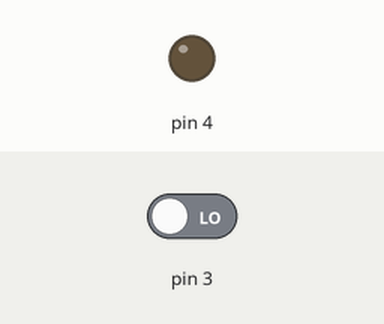
This sketch was run on a simulated Arduino Uno, built with avr-gcc and run on an emulated ATmega328P. Shown: output pins drawn as LEDs (lit = HIGH). Inputs (shaded band) come from the test bench; at power-on: pin 3 LOW.

Above: at 1.2 s.
1.3 s: pin 3 driven HIGH
At 1.7 s:
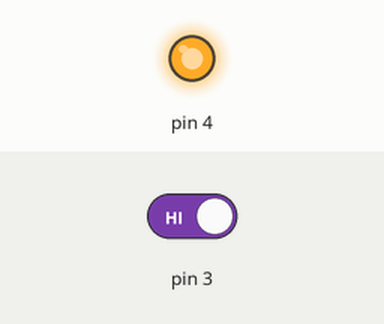
2.8 s: pin 3 driven LOW
At 5.2 s:
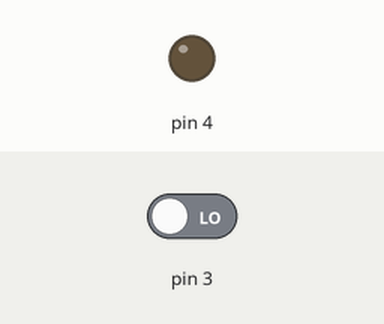
Timing chart, 0 to 6.7 s (numbered marks = the images above; inputs shaded):
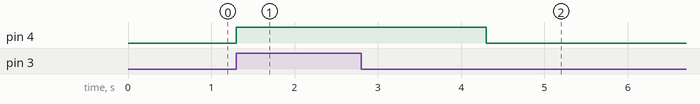

Measured:
- after the input at 1.3 s, pin 4: LOW → HIGH at once
- after the input at 2.8 s, pin 4: HIGH → LOW after 1.5 s

The sketch:

capa_led.ino
```cpp
int x = 0;
void setup() {
Serial.begin(9600);
pinMode(3, INPUT);
pinMode(4, OUTPUT);
/*pinMode(5, OUTPUT);
pinMode(6, OUTPUT);
pinMode(7, OUTPUT);
pinMode(8, OUTPUT);
pinMode(9, OUTPUT);
pinMode(10, OUTPUT);
pinMode(11, OUTPUT);// put your setup code here, to run once:*/
digitalWrite(4, 0);
}

void loop() {
  // put your main code here, to run repeatedly:
x = digitalRead(3);
if( x == 1 )
{
  digitalWrite(4, 1);
  delay(3000);
  digitalWrite(4, 0);

 /* digitalWrite(5, 1);
  delay(300);
  digitalWrite(5, 0);

  digitalWrite(6, 1);
  delay(300);
  digitalWrite(6, 0);

  digitalWrite(7, 1);
  delay(300);
  digitalWrite(7, 0);

  digitalWrite(8, 1);
  delay(300);
  digitalWrite(8, 0);

  digitalWrite(9, 1);
  delay(300);
  digitalWrite(9, 0);

  digitalWrite(10, 1);
  delay(300);
  digitalWrite(10, 0);

  digitalWrite(11, 1);
  delay(300);
  digitalWrite(11, 0);*/


}
else
{
  /*digitalWrite(4, 1);
  delay(300);


  digitalWrite(5, 1);
  delay(300);


  digitalWrite(6, 1);
  delay(300);


  digitalWrite(7, 1);
  delay(300);


  digitalWrite(8, 1);
  delay(300);


  digitalWrite(9, 1);
  delay(300);


  digitalWrite(10, 1);
  delay(300);


  digitalWrite(11, 1);
  delay(300);*/
   digitalWrite(4, 0);
   /*digitalWrite(5, 0);
   digitalWrite(6, 0);
   digitalWrite(7, 0);
   digitalWrite(8, 0);
   digitalWrite(9, 0);
   digitalWrite(10, 0);
  digitalWrite(11, 0);*/

}
}
```
